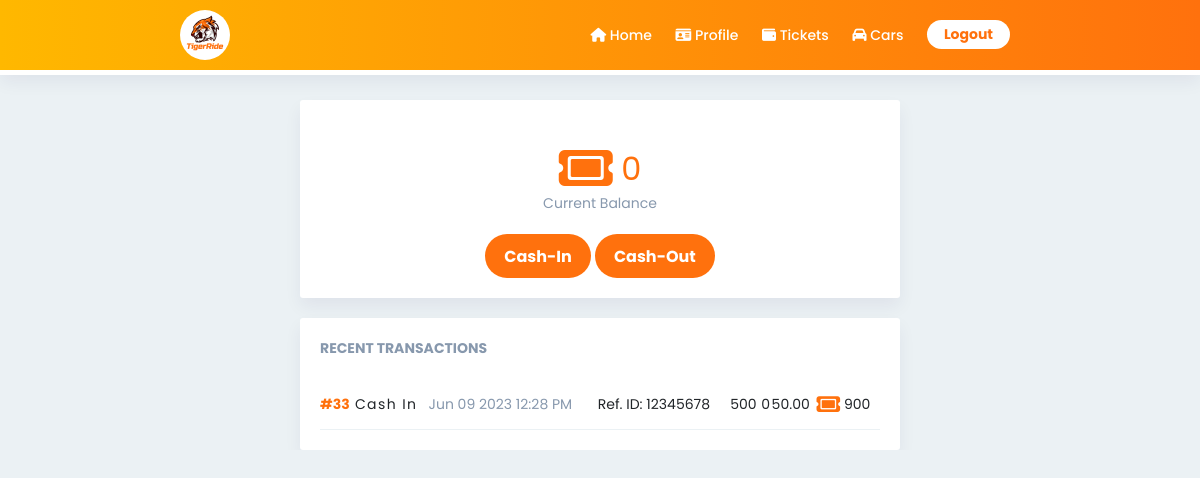
The app's page /tickets.php (signed in), older data.
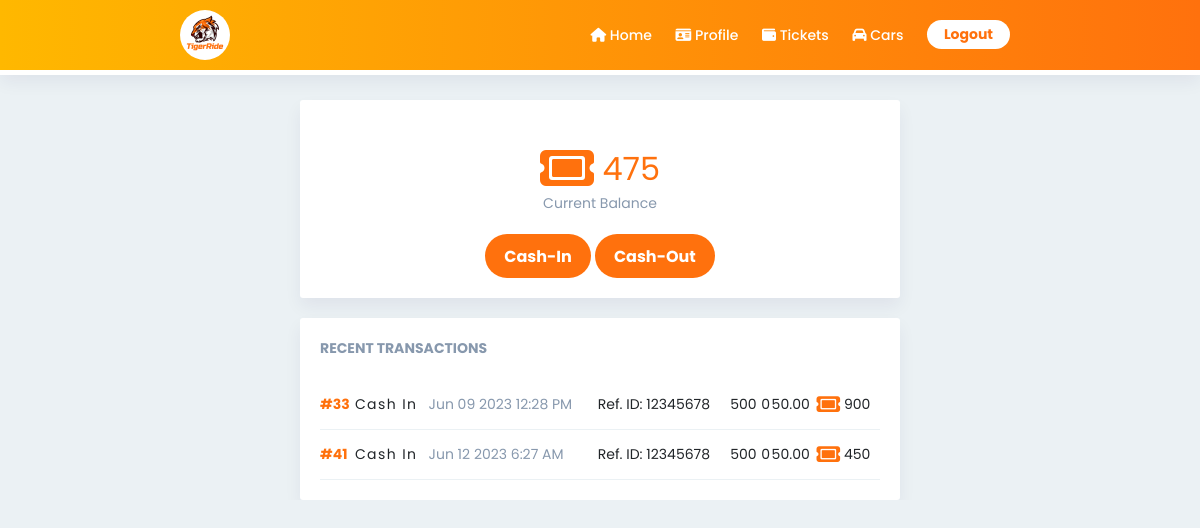
The same page, newer data.
### tables this page shows
CREATE TABLE `users` (
  `uID` int(11) NOT NULL,
  `fname` varchar(50) DEFAULT NULL,
  `mname` varchar(50) DEFAULT NULL,
  `lname` varchar(50) DEFAULT NULL,
  `uPhone` char(13) DEFAULT NULL,
  `birthday` date NOT NULL,
  `street` varchar(50) NOT NULL,
  `brgy` varchar(50) NOT NULL,
  `city` varchar(50) NOT NULL,
  `prov` varchar(50) NOT NULL,
  `uEmail` varchar(255) DEFAULT NULL,
  `uPswd` varchar(255) DEFAULT NULL,
  `uType` varchar(50) DEFAULT NULL,
  `ticket_bal` int(11) NOT NULL,
  `lic_no` char(13) DEFAULT NULL,
  `applicant` tinyint(4) NOT NULL DEFAULT 0,
  `user_status` varchar(50) NOT NULL,
  `alert` tinyint(1) NOT NULL DEFAULT 0,
  `prof_path` varchar(255) NOT NULL DEFAULT 'default.jpg'
);

CREATE TABLE `cashtransaction` (
  `idCashTransac` int(11) NOT NULL,
  `transac_type` varchar(45) DEFAULT NULL,
  `transac_date` timestamp NOT NULL DEFAULT current_timestamp(),
  `transac_amount` double DEFAULT NULL,
  `process_fee` int(11) NOT NULL,
  `convert_fee` double(16,2) NOT NULL,
  `gcash_ref` char(8) NOT NULL,
  `gcash_no` char(11) NOT NULL,
  `transac_bal` int(11) NOT NULL,
  `transac_status` varchar(45) NOT NULL,
  `Users_idUsers` int(11) DEFAULT NULL
);

### tickets.php (the view, shortened to what this page needs)
<!DOCTYPE html>
<html lang="en">
<head>
    <link rel="stylesheet" href="utilities.css">
    <link rel="stylesheet" href="style.css">
</head>
<body>
    <?php
        require 'dbcon.php';
        include 'header.php';
    ?>
    <div class="container" style="width: 50%; margin-top: 100px;">
        <div style="margin-top: 25px;">
            <?php
                $id = $_SESSION['uID'];
                $query = "SELECT ticket_bal FROM users WHERE uID=$id";
                $result = mysqli_query($con, $query);
                if($result){
                    $row = mysqli_fetch_assoc($result);
                    $bal = $row['ticket_bal'];
                }
                echo "<p class='main-text' style='font-size: 32px; color: #ff710d;'><i class='fa-solid fa-ticket fa-xl' style='color: #ff710d;'></i> $bal</p>";
            ?>
            <p>Current Balance</p>
        </div>
        <button class="button" onclick="document.querySelector('#cash-in').style.display = 'block'; document.querySelector('#cash-out').style.display = 'none';">Cash-In</button>
        <?php
        $id = $_SESSION['uID'];
        $query = "SELECT uType FROM users WHERE uID=$id";
        $result = mysqli_query($con, $query);
        $row = mysqli_fetch_assoc($result);
        if($row['uType'] == 'Driver'){
        ?>
        <button class="button" onclick="document.querySelector('#cash-out').style.display = 'block'; document.querySelector('#cash-in').style.display = 'none';">Cash-Out</button>
        <?php } ?>
    </div>
    <div class="container shadow" style="margin-top: 20px; height: fit-content; width: 50%; text-align: left;">
        <h3 class="second-text">RECENT TRANSACTIONS</h3>
        <br>
        <table class="simple-table" style="width: 100%;">
                <?php
                    $id = $_SESSION['uID'];
                    $query = "SELECT cashtransaction.idCashTransac, cashtransaction.transac_type, cashtransaction.gcash_ref, cashtransaction.transac_amount, cashtransaction.process_fee, cashtransaction.convert_fee, cashtransaction.transac_bal, cashtransaction.transac_date, users.fname, users.mname, users.lname FROM cashtransaction JOIN users on cashtransaction.Users_idUsers = users.uID WHERE cashtransaction.Users_idUsers = $id AND cashtransaction.transac_status = 'Complete';";
                    $result = mysqli_query($con, $query);
                    while($row = mysqli_fetch_assoc($result)){
                        echo "<tr>
                        <td style='color: #ff710d; font-weight: bold;'>#".$row['idCashTransac']."</td>
                        <td class='cell-bold'>".$row['transac_type']."</td>
                        <td class='second-text'>".date("M d Y g:i A", strtotime($row['transac_date']))."</td>
                        <td>Ref. ID: ".$row['gcash_ref']."</td>
                        <td>".$row['transac_amount']."</td>
                        <td>".$row['process_fee']."</td>
                        <td>".$row['convert_fee']."</td>
                        <td><i class='fa-solid fa-ticket fa-xl' style='color: #ff710d;'></i> ".$row['transac_bal']."</td>
                        </tr>";
                    }
                ?>
        </table>
    </div>
</body>
</html>

Row changes from the older to the newer data that the page shows:
changed users: ticket_bal "0" → "475"
added cashtransaction: idCashTransac "41", transac_type "Cash In", transac_date "Jun 12 2023 6:27 AM", gcash_ref "12345678", transac_amount "500", process_fee "0", convert_fee "50.00", transac_bal "450"
